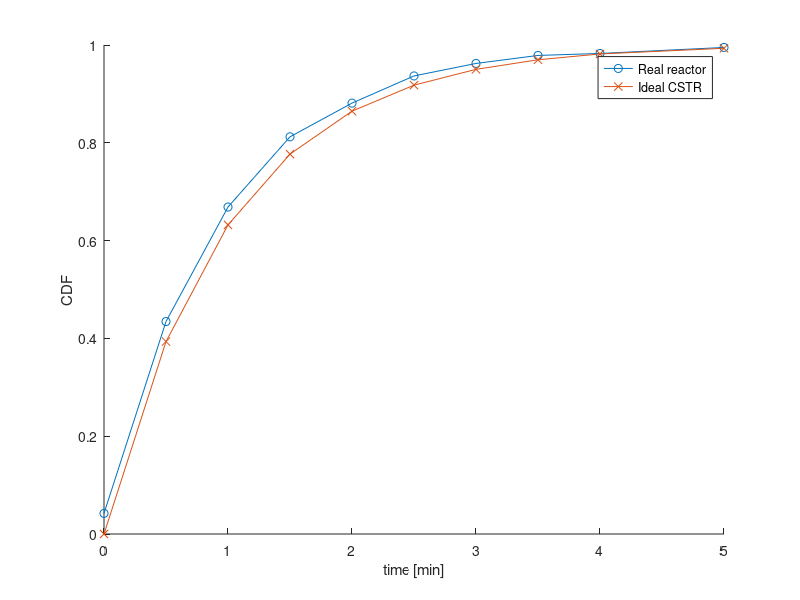

This chart was generated by the following MATLAB code: (Note: this script raises an error after producing the figure.)
close all; clear variables;

global k;            % [1/min]
global CAin;         % [kmol/m3]
global C2;
global C3;

%% Experimental data                                                       %
nExp = 10;
tExp = [0 0.5 1 1.5 2 2.5 3 3.5 4 5]';
FExp = [0.0421434 0.4344916 0.6686519 0.8122302 0.8811733 ...
        0.9367312 0.9622991 0.9786636 0.9827176 0.995]';

%% User data                                                               
V    = 0.7;    % total volume [l]   
Q    = 0.7;    % total volumetric flow rate [l/min]
CAin = 10;     % [kmol/m3]
k    = 5;      % kinetic constant [m3/kmol/min]
tau  = V/Q;    % nominal residence time [min]


%% Ideal CSTR and PFR solutions                                            
CAcstr = (-1+sqrt(1+4*k*tau*CAin))/(2*k*tau);
CApfr = CAin/(1+k*tau*CAin);


%% Analysis of experimental data                                           

figure; hold on;
plot(tExp,FExp, '-o');
plot(tExp,1-exp(-tExp/tau)/tau, '-x');
xlabel('time [min]'); ylabel('CDF');
legend('Real reactor', 'Ideal CSTR');

% Linear regression
Y = log(1 - FExp);
X = [ones(nExp, 1) tExp];
a = (X'*X)\(X'*Y);
C2 = exp(a(1));
C3 = -1/a(2);

% Statistics
SSres = (Y-X*a)'*(Y-X*a);
SStot = (Y-mean(Y))'*(Y-mean(Y));
R2 = 1 - SSres/SStot;

% Residence Time Distribution function
EExp = C2/C3*exp(-tExp/C3);

% Print on the screen 
fprintf('C2: %f (CSTR=1)\n',  C2);
fprintf('C3: %f (CSTR=%f)\n', C3, tau);
fprintf('R^2 coefficient: %f \n', R2);

%% Integration of SM 
% REMEMBER: in the integral we have to multiply E by the C_batch_react
% Which is the same of the PFR
% As the max value of t we should use the max t we have in the data, but
% here we can put any value, because we have the analytical solution. So we
% use 100*residenceTime, to be sure.
%CAbatch_times_E = @(t) (CAin/(1+k*tau*CAin)).*C2/C3*exp(-t/C3);
CAout = integral(@CAbatch_Times_E, 0, 100*tau);

%% Comparison
fprintf('A) Segregated model: %f - CSTR: %f - PFR: %f [kmol/m3]\n', ...
         CAout, CAcstr, CApfr);
fprintf('X) Segregated model: %f - CSTR: %f - PFR: %f \n', ...
         1-CAout/CAin, 1-CAcstr/CAin, 1-CApfr/CAin);

     
%% Function to be integrated
function F = CAbatch_Times_E(t)

    global k
    global CAin C2 C3 tau

    F = (CAin./(1+k.*tau.*CAin)).*C2./C3.*exp(-t./C3);

end
